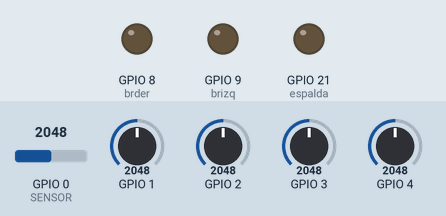
Simulated run of this sketch. Board: ESP32-S3. Shown: output pins drawn as LEDs (lit = HIGH). Inputs (shaded band) come from the test bench; at power-on: GPIO 0 (SENSOR) = 2048, GPIO 1 = 2048, GPIO 4 = 2048, GPIO 2 = 2048, GPIO 3 = 2048 (analog values on the 0–4095 scale). EEPROM starts erased; nothing arrives over Bluetooth unless stated; a phone connects over Bluetooth LE 3 s after start; pins used as bus, display or sensor lines are not drawn; what the sketch prints to the serial monitor is not drawn.

Above: at 3.2 s.
3.3 s: GPIO 0 (SENSOR) set to 651
4.8 s: GPIO 0 (SENSOR) set to 567
At 5.1 s:
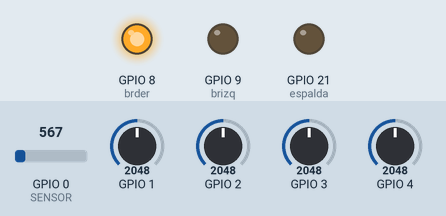
6.3 s: GPIO 1 set to 684
7.8 s: GPIO 1 set to 591
At 8.5 s:
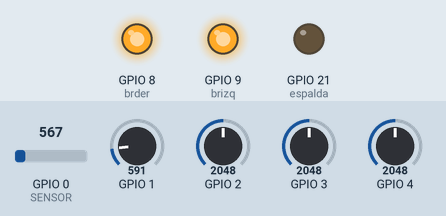
9.3 s: GPIO 4 set to 663
10.8 s: GPIO 4 set to 594
At 11.9 s:
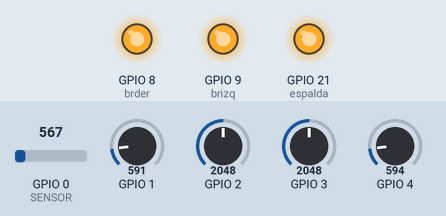
Timing chart, 0 to 13.3 s (numbered marks = the images above; inputs shaded):
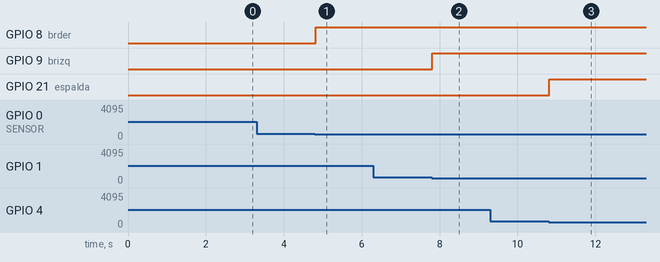

Measured:
- the behaviour switches between 621 and 620 on GPIO 0 (SENSOR) (found by bisection; images 0 and 1)
- the behaviour switches between 621 and 620 on GPIO 1 (found by bisection; images 1 and 2)
- the behaviour switches between 621 and 620 on GPIO 4 (found by bisection; images 2 and 3)
- after the input at 3.3 s, every drawn part: stays the same
- after the input at 4.8 s, GPIO 8 (brder): LOW → HIGH at once
- after the input at 6.3 s, every drawn part: stays the same
- after the input at 7.8 s, GPIO 9 (brizq): LOW → HIGH at once
- after the input at 9.3 s, every drawn part: stays the same
- after the input at 10.8 s, GPIO 21 (espalda): LOW → HIGH at once

The sketch:

Buzo.ino
```cpp
#include <BLEDevice.h> //CONFIGURACION DE BLE
#include <BLEServer.h>
#include <BLEUtils.h>
#include <EEPROM.h>
float Z1;//BRAZO DERECHO TEMPERATURA PROMEDIO MEDIDA
float Z2;//BRAZO IZQUIERDO TEMPERATURA PROMEDIO MEDIDA
float Z3;//PECHO DERECHO TEMPERATURA PROMEDIO MEDIDA
float Z4;//PECHO IZQUIERDO TEMPERATURA PROMEDIO MEDIDA
float Z5;//ESPALDA TEMPERATURA PROMEDIO MEDIDA
float z1;//BRAZO DERECHO MEDICION
float z2;//BRAZO IZQUIERDO MEDICION
float z3;;//PECHO DERECHO MEDICION
float z4;//PECHO IZQUIERDO MEDICION
float z5;//ESPALDA MEDICION
float t1;//BRAZO DERECHO TEMPERATURA DESEADA
float t2;//BRAZO IZQUIERDO TEMPERATURA DESEADA
float t3;//PECHO DERECHO TEMPERATURA DESEADA
float t4;//PECHO IZQUIERDO TEMPERATURA DESEADA
float t5;//ESPALDA TEMPERATURA DESEADA
#define brder 8//BRAZO DERECHO
#define brizq 9 //BRAZO IZQUIERDO
#define pechoder 10//PECHO DERECHO
#define pechoizq 20//PECHO IZQUIERDO
#define espalda 21//ESPALDA
#define s1 5// ON/OFF
#define s2 6// TEMPERATURA 1
#define s3 7// TEMPERATURA 2
#define SERVICE_UUID        "4fafc201-1fb5-459e-8fcc-c5c9c331914b"
#define CHARACTERISTIC_UUID "beb5483e-36e1-4688-b7f5-ea07361b26a8"
// Se ejecuta cada vez que el celular escribe algo
class MisCallbacks : public BLECharacteristicCallbacks {
  void onWrite(BLECharacteristic *caracteristica) override {
    auto datos = caracteristica->getValue();

    String texto = "";
    for (size_t i = 0; i < datos.length(); i++) {
      texto += (char)datos[i];
    }

    Serial.print("Recibido: ");
    Serial.println(texto);
  }
};
void setup() {
  Serial.begin(115200);
  analogReadResolution(12);
  EEPROM.begin(32);
  pinMode(brder,OUTPUT);//CONFIGURACION DE LOS PINES
  pinMode(brizq,OUTPUT);
  pinMode(pechoder,OUTPUT);
  pinMode(pechoizq,OUTPUT);
  pinMode(espalda,OUTPUT);
  pinMode(s1,INPUT);
  pinMode(s2,INPUT);
  pinMode(s3,INPUT);
  delay(2000);   // NUEVO: da tiempo a que el Monitor Serie se conecte
  BLEDevice::init("ESP32_Temp");
  BLEServer *servidor = BLEDevice::createServer();
  BLEService *servicio = servidor->createService(SERVICE_UUID);
  BLECharacteristic *caracteristica = servicio->createCharacteristic(
      CHARACTERISTIC_UUID,
      BLECharacteristic::PROPERTY_READ | BLECharacteristic::PROPERTY_WRITE);
  caracteristica->setCallbacks(new MisCallbacks());
  caracteristica->setValue("Hola");
  servicio->start();
  BLEAdvertising *anuncio = BLEDevice::getAdvertising();
  anuncio->addServiceUUID(SERVICE_UUID);
  BLEDevice::startAdvertising();
  Serial.println("BLE listo, escribe algo desde el celular");
  t1=EEPROM.read(1);
  t2=EEPROM.read(2);
  t3=EEPROM.read(3);
  t4=EEPROM.read(4);
  t5=EEPROM.read(5);
  }

void loop() {
for (int r1=0;r1<15; r1++){z1=z1+analogRead(0);};//PROMEDIO DE LAS MEDICIONES EN CADA SENSOR LM 35
Z1=z1/15;
for (int r2=0;r2<15; r2++){z2=z2+analogRead(1);};
Z2=z2/15;
for (int r3=0;r3<15; r3++){z3=z3+analogRead(2);};
Z3=z3/15;
for (int r4=0;r4<15; r4++){z4=z4+analogRead(3);};
Z4=z1/15;
for (int r5=0;r5<15; r5++){z5=z5+analogRead(4);};
Z5=z5/15;
Z1=Z1*330/4095 ; //FORMULAS DE TEMPERATURA (CONVERSION VOLTAJE SALIDA LM35 A VALOR DIGITAL)
Z2=Z2*330/4095 ;
Z3=Z3*330/4095 ;
Z4=Z4*330/4095 ;
Z5=Z5*330/4095 ;
z1=0;
z2=0;
z3=0;
z4=0;
z5=0;

t1=constrain(t1,20,50); //LIMITE DE PERSONALIZACION DE TEMPERATURA
t2=constrain(t2,20,50);
t3=constrain(t3,20,50);
t4=constrain(t4,20,50);
t5=constrain(t5,20,50);
EEPROM.write(1,t1); //GUARDADO DE VALOR DE TEMPERATURA EN LA MEMORIA
EEPROM.write(2,t2);
EEPROM.write(3,t3);
EEPROM.write(4,t4);
EEPROM.write(5,t5);
EEPROM.commit(); //CONFIRMACION DE GUARDADO
if(Z1<t1){digitalWrite(brder,HIGH);} else{digitalWrite(brder,LOW);};//SI LA TEMPERATURA DESEADA DE UNA ZONA ES MAYOR A LA MEDIDA SE ACTIVA, EN LA ZONA CORRESPODIENTE EL CALEFACTOR
if(Z2<t2){digitalWrite(brizq,HIGH);} else{digitalWrite(brizq,LOW);};
if(Z3<t3){digitalWrite(pechoder,HIGH);} else{digitalWrite(pechoder,LOW);};
if(Z4<t4){digitalWrite(pechoizq,HIGH);} else{digitalWrite(pechoizq,LOW);};
if(Z5<t5){digitalWrite(espalda,HIGH);} else{digitalWrite(espalda,LOW);};


}
```
